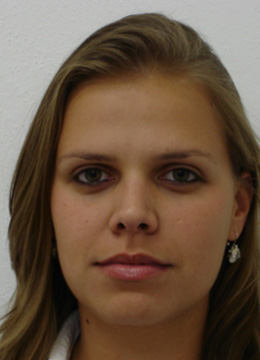
#> input picture LABD_NoSQL/frontalimages_manuallyaligned_part1/100a.jpg, 260 x 360 px; its folder holds only this picture in this run
$ jupyter execute Analise_da_diferenca_aula.ipynb
#> lines starting #> are read from the running program, lines starting #| are printed output that depends on the picture
# Análise da diferença de imagens

### Neste exercício utilizaremos o conjunto de dados da FEI + duas fotos inéditas
- Faça o download do conjunto de dados: https://fei.edu.br/~cet/frontalimages_manuallyaligned_part1.zip
- Descompacte o conjunto e dados no mesmo diretório deste arquivo
- Copie as duas imagens inéditas para o mesmo diretório deste arquivo

##### Passo 1: Importar as bibliotecas necessárias

[cell 1]
from PIL import Image
import numpy as np
import pandas as pd
import matplotlib.pyplot as plt
import glob

##### Passo 2: Importar o conjunto de dados da FEI

[cell 2]
# Criando uma variável para armazenar as imagens
dataset = []

# Criando um laço de repetição para importar cada imagem
for file in glob.glob("frontalimages_manuallyaligned_part1/*.jpg"):
    # Carredando a imagem do índice
    load_file = Image.open(file)
#> load_file is the input picture: PIL image 260x360 RGB; mean R, G, B 106.9, 85.6, 67.3
    # Convertendo a imagem e tons de cinza
    load_file = load_file.convert("L")
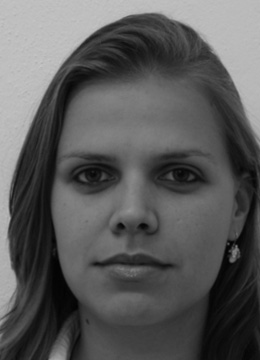
#> load_file: PIL image 260x360 L; min 1, max 198, mean 89.9
    # Convertendo o objeto imagem em array
    load_file = np.array(load_file)
    # Adicionando a array da na variável dataset
    dataset.append(load_file)
# Convertendo a lista de imagens em array
dataset = np.array(dataset)

[cell 3]
# Dimensão do conjunto de dados
dataset.shape
#> Out = (1, 360, 260)

##### Passo 3: Importar as duas fotos inéditas

[cell 4]
foto_neutra = np.array(Image.open('JP_a.jpg').convert("L"))
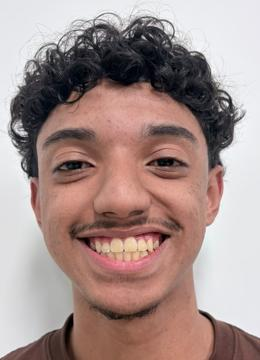
#> input picture LABD_NoSQL/JP_a.jpg, 260 x 360 px
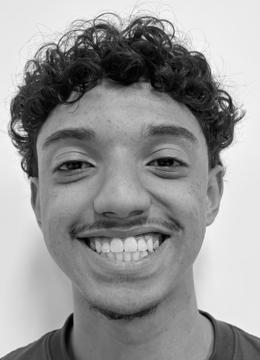
#> foto_neutra: shape (360, 260); min 0, max 255, mean 150.4
foto_sorrindo = np.array(Image.open('JP_b.jpg').convert("L"))
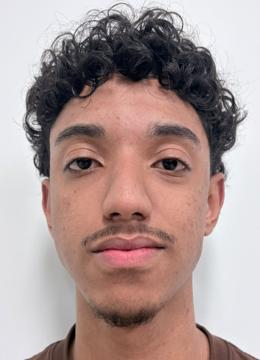
#> input picture LABD_NoSQL/JP_b.jpg, 260 x 360 px
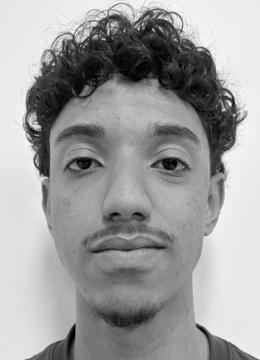
#> foto_sorrindo: shape (360, 260); min 1, max 255, mean 157.7

[cell 5]
# Visualizando as fotos inéditas

# Configurando o tamanho da área de visualização
plt.subplots(figsize=(8, 4))

# Configurando a visualização da imagem neutra
plt.subplot(1,2,1)
plt.imshow(foto_neutra, cmap='gray')
plt.title('Minha foto neutra', fontsize=16)
plt.axis('off')

# Configurando a visualização da imagem sorrindo
plt.subplot(1,2,2)
plt.imshow(foto_sorrindo, cmap='gray')
plt.title('Minha foto sorrindo', fontsize=16)
plt.axis('off')

plt.show()

# Imprime as dimensões das imagens
print(' Dimensões da foto neutra:', foto_neutra.shape)
#|  Dimensões da foto neutra: (360, 260)
print('Dimensões da foto sorrindo:', foto_sorrindo.shape)
#| Dimensões da foto sorrindo: (360, 260)

##### Passo 4: Calcular a diferença das fotos inéditas em relação ao conjunto de dados da FEI

[cell 6]
# Obtendo a dimensão do conjunto de imagens
indice = dataset.shape[0]
#> indice = 1

# Criando variáveis para armazenar a diferença das imagens
dif_neutral = np.zeros([indice])
#> dif_neutral = [0]
dif_smiling = np.zeros([indice])
#> dif_smiling = [0]

# Criando um laço de repetição para calcular a diferença entre as imagens
for img in range(indice):
    dif_neutral[img] = np.sum(abs(dataset[img,:,:]-foto_neutra))
    dif_smiling[img] = np.sum(abs(dataset[img,:,:]-foto_sorrindo))
#> after the loop, dif_neutral = [13833893]; dif_smiling = [13683890]

[cell 7]
# Convertendo o vetor de diferenças da imagem neutra em DataFrame
df_dif_neutral = pd.DataFrame(dif_neutral, columns = ['Diferença'] )
#> df_dif_neutral = table of 1 rows and 1 columns
df_dif_neutral
#> Out = table of 1 rows and 1 columns

[cell 8]
# Selecionando as imagens com menor diferença da imagem neutra
s_dif_neutral = df_dif_neutral.sort_values(by = 'Diferença').head(5)
#> s_dif_neutral = table of 1 rows and 1 columns
s_dif_neutral
#> Out = table of 1 rows and 1 columns

[cell 9]
# Obtendo o índice das imagens com menor diferença da imagem neutra
id_neutral = list(s_dif_neutral.index)
#> id_neutral = [0]
id_neutral
#> Out = [0]

[cell 10]
# Visualizando as imagens com menor diferença

# Configurando o tamanho da área de visualização
plt.subplots(figsize=(15, 3))

# Configurando a visualização da minha imagem neutra
plt.subplot(1,len(id_neutral)+1,1)
plt.imshow(foto_neutra, cmap='gray')
plt.title('Minha foto neutra', fontsize=10)
plt.axis('off')

position = 2
for id_img in id_neutral:
    plt.subplot(1,len(id_neutral)+1,position)
    position += 1
    plt.imshow(dataset[id_img,:,:], cmap='gray')
    plt.title(id_img, fontsize=10)
    plt.axis('off')
#> this loop made 1 pass
#> position on pass 1: 3
#> after the loop, position = 3

plt.show()

#### Repetindo o processo para foto sorrindo...

[cell 11]
# Convertendo o vetor de diferenças da imagem neutra em DataFrame
df_dif_neutral = pd.DataFrame(dif_neutral, columns = ['Diferença'] )
df_dif_neutral
#> Out = table of 1 rows and 1 columns

[cell 12]
# Selecionando as imagens com menor diferença da imagem neutra
s_dif_neutral = df_dif_neutral.sort_values(by = 'Diferença').head(5)
s_dif_neutral
#> Out = table of 1 rows and 1 columns

[cell 13]
# Obtendo o índice das imagens com menor diferença da imagem neutra
id_neutral = list(s_dif_neutral.index)
id_neutral
#> Out = [0]

[cell 14]
# Visualizando as imagens com menor diferença

# Configurando o tamanho da área de visualização
plt.subplots(figsize=(15, 3))

# Configurando a visualização da minha imagem neutra
plt.subplot(1,len(id_neutral)+1,1)
plt.imshow(foto_sorrindo, cmap='gray')
plt.title('Minha foto neutra', fontsize=10)
plt.axis('off')

position = 2
for id_img in id_neutral:
    plt.subplot(1,len(id_neutral)+1,position)
    position += 1
    plt.imshow(dataset[id_img,:,:], cmap='gray')
    plt.title(id_img, fontsize=10)
    plt.axis('off')
#> after the loop, position = 3

plt.show()
